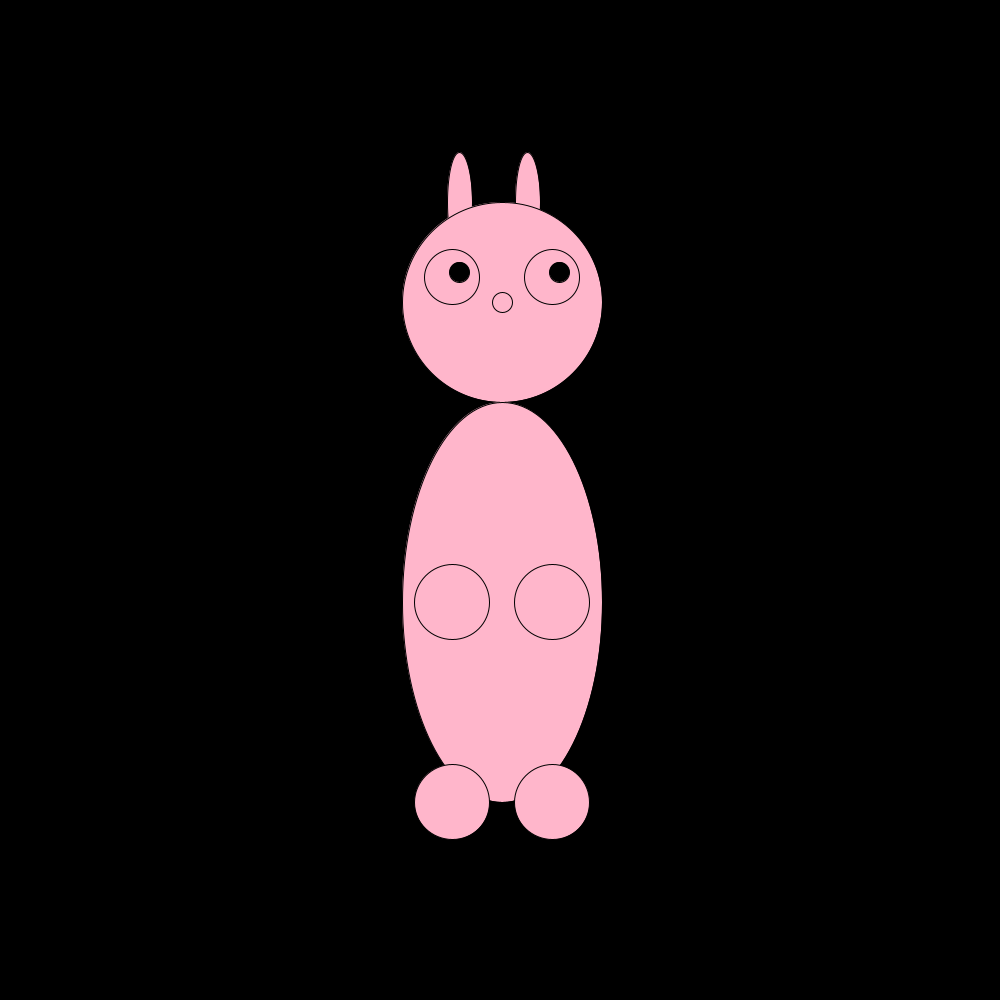
Frame 1 (no input)
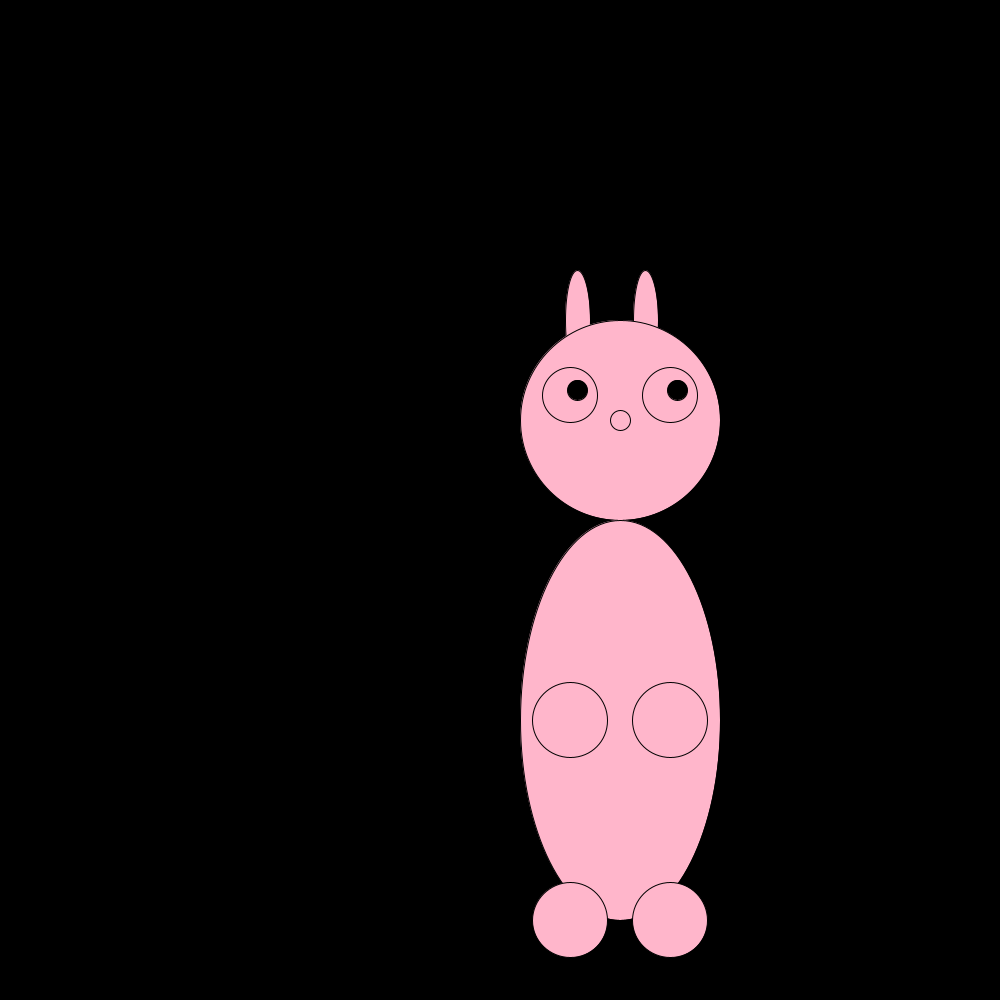
Frame 60 (the mouse pressed at the canvas centre just before this capture)
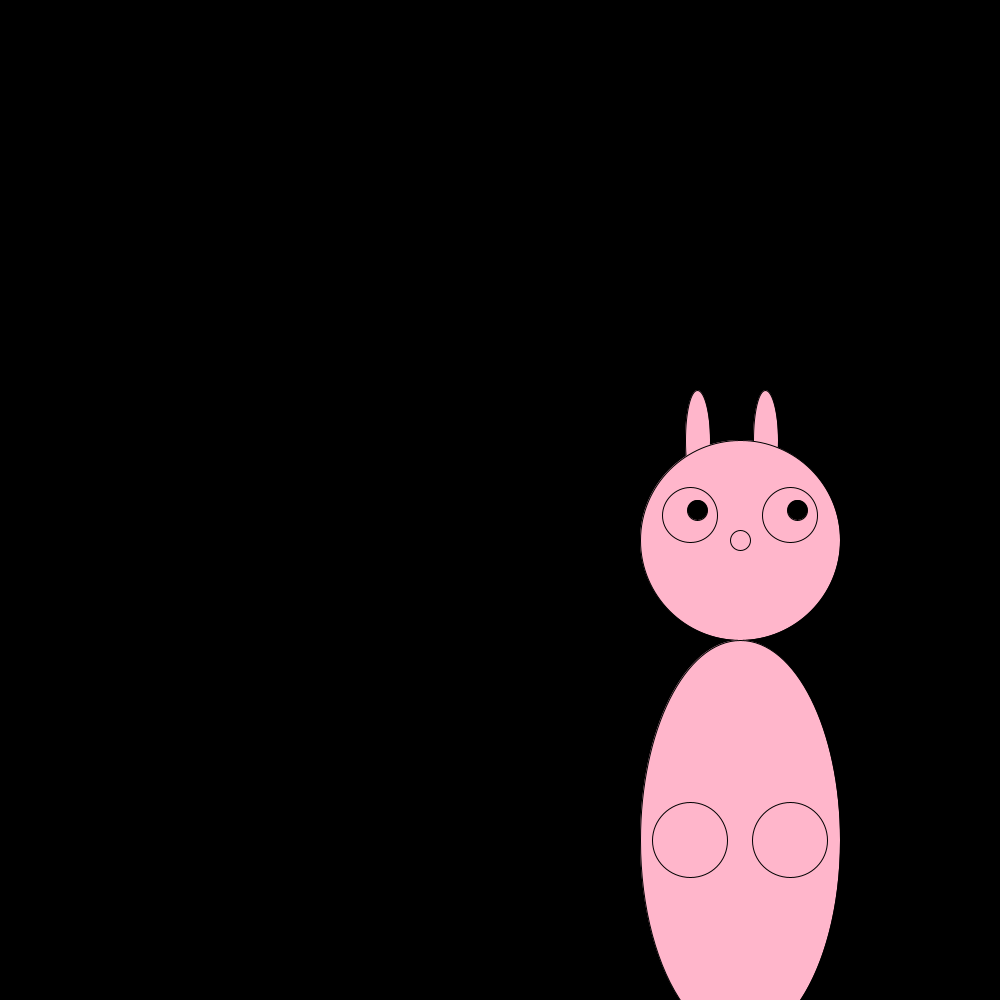
Frame 120 (the mouse held since frame 60 and released just before this capture)

The Processing sketch that drew these frames (run headless with seeded random() and noise(); from frame 60 on, the mouse is pressed at the canvas centre):

// Processing sketch: humanoid_bunny
// ── humanoid_bunny.pde
float x=500;
float y=500;
float speed=2;

void setup() {
  size (1000, 1000);
   smooth();
 
}

void draw() {

  background(0);
  x=x+speed;
  y=y+speed;
  if (x>width||x<0){speed=speed*-1;}
   

  
  fill(255, 182, 203);
  ellipse (x-42.5, y-300, 25, 100);
  ellipse (x+25.5, y-300, 25, 100);
  //ears
  ellipse (x, y-200, 200, 200);
  ellipse (x, y+100, 200, 400);
  //face
  ellipse (x-50, y+300, 75, 75);
  ellipse (x+50, y+300, 75, 75);
  //feet
  ellipse (x-50, y-225, 55, 55);
  ellipse (x+50, y-225, 55, 55);
  //eyes
  ellipse(x-50, y+100, 75, 75);
  ellipse(x+50, y+100, 75, 75);
  //hands
  fill(0);
  ellipse (x-42.5, y-230, 20, 20);
  ellipse (x+57.5, y-230, 20, 20);
  //eyes
  fill(255, 182, 203);
  ellipse (x, y-200, 20, 20);
  //nose
}
